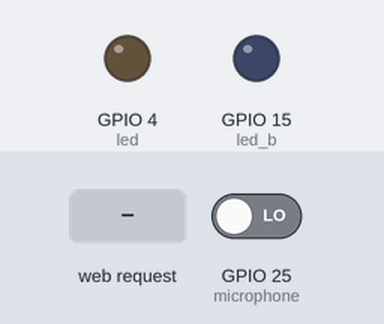
The sketch below on a simulated ESP32. Parts: output pins drawn as LEDs (lit = HIGH). The test bench sets the inputs (shaded band); at power-on: GPIO 25 (microphone) LOW. What the sketch prints to the serial monitor is not drawn.

Above: at 1.2 s.
1.3 s: HTTP request GET /?1LED=ON received
At 1.7 s:
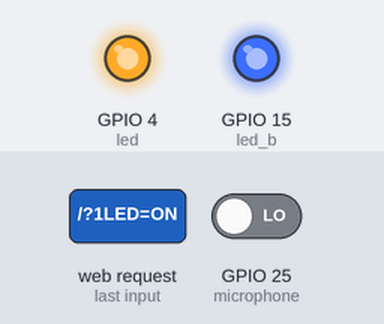
2.8 s: HTTP request GET /?2LED=OFF received
At 3.3 s:
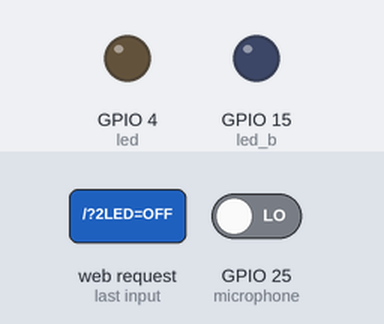
4.3 s: HTTP request GET /?3LED=MUSIC received
5.8 s: GPIO 25 (microphone) driven HIGH
At 6.4 s:
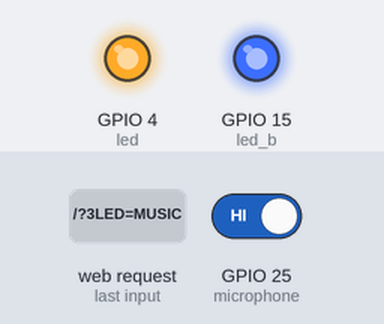
7.7 s: GPIO 25 (microphone) driven LOW
At 8.9 s:
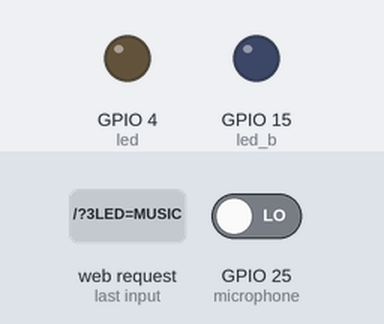
Timing chart, 0 to 10.2 s (numbered marks = the images above; inputs shaded):
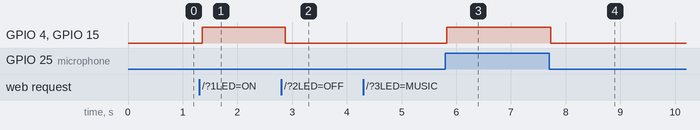

Measured:
- after the input at 1.3 s, GPIO 4 (led), GPIO 15 (led_b): LOW → HIGH after 0.06 s
- after the input at 2.8 s, GPIO 4 (led), GPIO 15 (led_b): HIGH → LOW after 0.07 s
- after the input at 5.8 s, GPIO 4 (led), GPIO 15 (led_b): LOW → HIGH at once
- after the input at 7.7 s, GPIO 4 (led), GPIO 15 (led_b): HIGH → LOW at once

The sketch:

proiect_PMP.ino
```cpp
#include <WiFi.h>

const char *WIFI_NAME = "yourAP";
const char *WIFI_PASSWORD  = "yourPassword";
WiFiServer server(80);

String header;
int mode=0;
int b1=0;
int b2=0;
int b3=0;

String LED_THREE_STATE = "off";

int max_value=100;
const int led = 4;
const int led_b = 15;
volatile int value=0;

const int microphone =25;

void setup() {
  Serial.begin(115200);
  pinMode(microphone, INPUT);
  pinMode(led, OUTPUT);
  digitalWrite(led, LOW);
  pinMode(led_b, OUTPUT);
  digitalWrite(led_b, LOW);

  Serial.print("Connecting to ");
  Serial.println(WIFI_NAME);
  WiFi.softAP(WIFI_NAME, WIFI_PASSWORD);
  IPAddress myIP = WiFi.softAPIP();
  Serial.print("AP IP address: ");
  Serial.println(myIP);
  server.begin();
  Serial.println("Server started");
  delay(10);
}


void loop(){
  WiFiClient client = server.available();
  control_led();
  if (client) {
    Serial.println("New Client is requesting web page");
    String current_data_line = "";
    while (client.connected()) {
      control_led();
      if (client.available()) {
        char new_byte = client.read();
        Serial.write(new_byte);
        header += new_byte;
        if (new_byte == '\n') {

          if (current_data_line.length() == 0)
          {

            client.println("HTTP/1.1 200 OK");
            client.println("Content-type:text/html");
            client.println("Connection: close");
            client.println();

            if (header.indexOf("1LED=ON") >= 0)
            {
                mode=1;
            }
            if(header.indexOf("2LED=OFF") >= 0) {
              mode=0;
            }
            if(header.indexOf("3LED=MUSIC") >= 0) {
              mode=2;
            }
            if(header.indexOf("LED=BLINK1") >= 0) {

              mode=3;
            }
            if(header.indexOf("LED=BLINK2") >= 0) {

              mode=4;
            }
            if(header.indexOf("LED=BLINK3") >= 0) {

              mode=5;
            }
            control_led();

            client.println("<!DOCTYPE html><html>");
            client.println("<head><meta name=\"viewport\" content=\"width=device-width, initial-scale=1\">");
            client.println("<link rel=\"icon\" href=\"data:,\">");
            client.println("<style>html { font-family: Helvetica; display: inline-block; margin: 0px auto; text-align: center;}");
            client.println(".button {background-color: #8A2BE2; padding: 15px 32px; color: black; border: 5px solid #8A2BE2;}");

            client.println("text-decoration: none; font-size: 30px; margin: 2px; cursor: pointer;}");
            // Web Page Heading
            client.println("</style></head>");
            client.println("<body><center><h1>LED controlling</h1></center>");
            client.println("<form><center>");
            client.println("<p>LED is " + LED_THREE_STATE + "</p>");

            client.println ("<button class=\"button\" name=\"1LED\" value=\"ON\" type=\"submit\">LED ON</button>");
            client.println ("<button class=\"button\" name=\"2LED\" value=\"OFF\" type=\"submit\">LED OFF</button></center>");
            client.println("<p></p>");
            client.println("<button class=\"button\" name=\"3LED\" value=\"MUSIC\" type=\"submit\"> MUSIC REACTIVE LED</button>");
            client.println("<p></p>");
            client.println("<button class=\"button\" name=\"LED\" value=\"BLINK1\" type=\"submit\"> BLINK1 </button>");
            client.println("<button class=\"button\" name=\"LED\" value=\"BLINK2\" type=\"submit\"> BLINK2 </button>");
            client.println("<button class=\"button\" name=\"LED\" value=\"BLINK3\" type=\"submit\"> BLINK3 </button>");
            client.println("</form></body></html>");
            client.println();


            break;
          }
          else
          {
            current_data_line = "";
          }
        }
        else if (new_byte != '\r')
        {
          current_data_line += new_byte;
        }

      }
    }

    // Clear the header variable
    header = "";
    // Close the connection
    client.stop();
    Serial.println("Client disconnected.");
    Serial.println("");
  }
}

void control_led(){
  if(mode==0){
    Serial.println("LED is OFF");
    LED_THREE_STATE = "OFF";
    digitalWrite(led, LOW);
    digitalWrite(led_b, LOW);
  }
  if(mode==1){
    Serial.println("GET LED is ON");
    LED_THREE_STATE = "ON";
    digitalWrite(led, HIGH);
    digitalWrite(led_b, HIGH);
  }
  if (mode==2){
    LED_THREE_STATE = "MUSIC REACTIVE";
    int s1=0;
    s1=digitalRead(microphone);
    delay(15);
    if (s1>max_value)
      max_value=s1;
    int s1_map=map(s1,0,max_value,0,1023);
    if(s1_map>=1){
      digitalWrite(led_b, HIGH);
      Serial.println(s1);
    }
    else{
      digitalWrite(led_b, LOW);
    }
    digitalWrite(led, s1_map);
  }
  if(mode==3){
    blink1();
  }
  if(mode==4){
    blink2();
  }
  if(mode==5){
    blink3();
  }

}

void blink1(){
  b1++;
  if((b1 > 30000 and b1 < 45000) or (b1 > 55000 and b1 < 70000)or (b1 > 80000 and b1 < 95000)){
    digitalWrite(led, HIGH);
    digitalWrite(led_b, HIGH);
  }
   else{
    digitalWrite(led, LOW);
    digitalWrite(led_b, LOW);
  }
  if(b1 >=95000){
    b1=0;
  }

}

void blink2(){
  b2++;
  if(b2 > 10000  ){
    digitalWrite(led, HIGH);
    digitalWrite(led_b, HIGH);
  }
  else{
    digitalWrite(led, LOW);
    digitalWrite(led_b, LOW);
  }
  if(b2>=20000){
    b2=0;
  }

}

void blink3(){
  b3++;
  if(b3 > 30000  ){
    digitalWrite(led, HIGH);
    digitalWrite(led_b, HIGH);
  }
  else{
    digitalWrite(led, LOW);
    digitalWrite(led_b, LOW);
  }
  if(b3>=90000){
    b3=0;
  }

}
```
